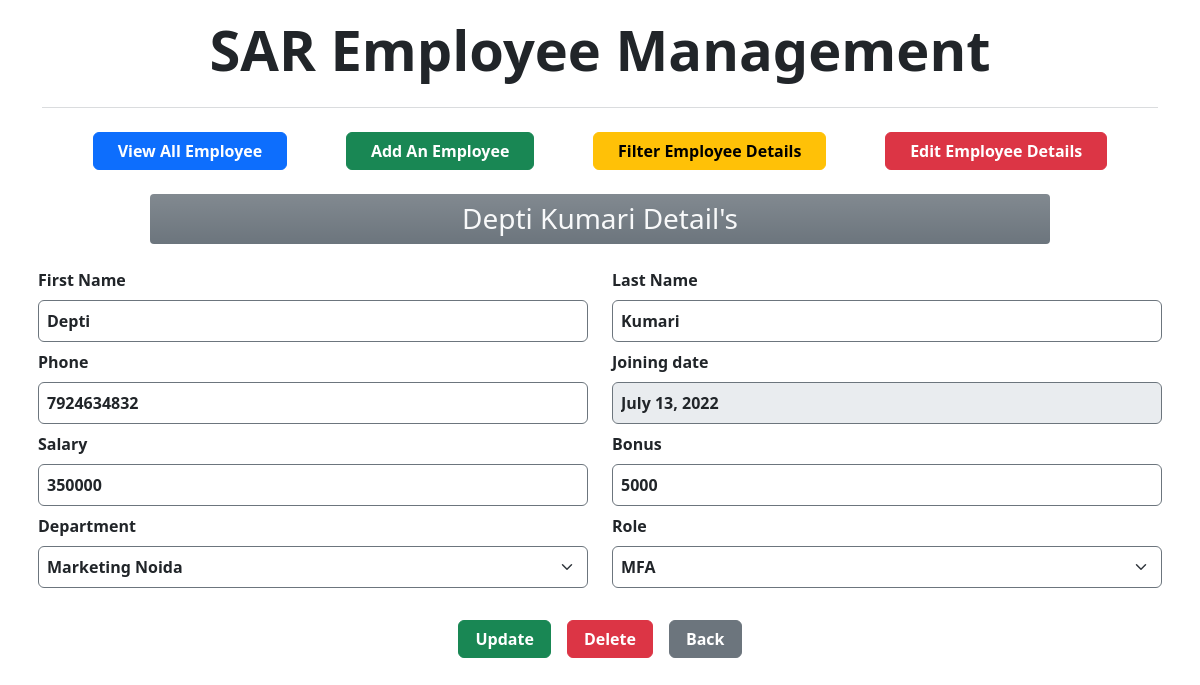
/updEmp/3/0, run on the app's committed database.
### empApp/models.py (models this page shows, shortened)
class Employee(models.Model):
    firstName = models.CharField(max_length=100)
    lastName = models.CharField(max_length=100)
    phone = models.IntegerField()
    salary = models.IntegerField(default=0)
    bonus = models.IntegerField(default=0)
    hireDate = models.DateField()
    dept = models.ForeignKey(Department, on_delete=models.CASCADE)
    role = models.ForeignKey(Role, on_delete=models.CASCADE)

class Department(models.Model):
    name = models.CharField(max_length=50, null=False)
    location = models.CharField(max_length=100)

class Role(models.Model):
    name = models.CharField(max_length=100, null=False)

### empApp/views.py (the view)
# urls.py: path('updEmp/<int:pk>/<int:status>', views.updEmp, name='upEmp'),
def updEmp(request, pk, status):
    data = Employee.objects.get(id=pk)
    context = {}
    if status == 0:
        context = {'data': data}
    elif status == 1:
        context = {'data': data, 'status': status}
    else:
        pass
    return render(request, 'updateEmp.html', context)

### empApp/templates/updateEmp.html (shortened to what this page needs)
{% extends 'base.html' %}
{% load static %}
{% block main %}
<div class="d-flex justify-content-center">
    <h3 class="my-3 p-2 bg-secondary bg-gradient text-light w-75 text-center rounded-1">
        {{ data.firstName }} {{ data.lastName }} Detail's</h3 style="--bs-bg-opacity: .5;">
</div>
<div class="container my-2 px-2">
    <form action="{% url 'dataUp' data.id %}" method="POST">
        <div class="row d-flex my-2">
            <div class="col">
                <label for="inputEmail4" class="form-label fw-bold">First Name</label>
                <input type="text" class="form-control border-secondary p-2 fw-bold" aria-label="First name" name="first" value="{{ data.firstName|capfirst }}" required style='text-transform:capitalize'>
            </div>
            <div class="col">
                <label for="inputEmail4" class="form-label fw-bold">Last Name</label>
                <input type="text" class="form-control border-secondary p-2 fw-bold" aria-label="Last name"  value="{{ data.lastName|capfirst }}"  name="last" required style='text-transform:capitalize'>
            </div>
        </div>
        <div class="row d-flex my-2">
            <div class="col-6">
                <label for="inputEmail4" class="form-label fw-bold">Phone</label>
                <input type="number" class="form-control border-secondary p-2 fw-bold" aria-label="Phone" name="phone"  value="{{ data.phone }}" required>
            </div>
            <div class="col-6">
                <label for="inputEmail4" class="form-label fw-bold">Joining date</label>
                <input type="text" class="form-control border-secondary p-2 fw-bold"  aria-label="date" name="date" value="{{ data.hireDate }}" required disabled>
            </div>
        </div>
        <div class="row d-flex my-2">
            <div class="col-6">
                <label for="inputEmail4" class="form-label fw-bold">Salary</label>
                <input type="number" class="form-control border-secondary p-2 fw-bold" aria-label="salary" name="salary" value="{{ data.salary }}" required>
            </div>
            <div class="col-6">
                <label for="bonus" class="form-label fw-bold">Bonus</label>
                <input type="number" class="form-control border-secondary p-2 fw-bold" aria-label="Bonus" name="bonus" value="{{ data.bonus }}" required>
            </div>
        </div>
        <div class="row d-flex my-2">
            <div class="col-6">
                <label for="dept" class="form-label fw-bold">Department</label>
                <select class="form-select border-secondary p-2 fw-bold" aria-label="Default select example" name="dept" required>
                    <option selected value={{ data.dept.id }}>{{ data.dept.name }} {{ data.dept.location }}</option>
                </select>
            </div>
            <div class="col-6">
                <label for="inputEmail4" class="form-label fw-bold">Role</label>
                <select class="form-select border-secondary p-2 fw-bold" aria-label="Default select example" name="role" required>
                    <option selected value={{ data.role.id }} >{{ data.role.name }}</option>
                </select>
            </div>
        </div>
        <div class="d-flex justify-content-center mt-3 py-3">
           <button type="" class="btn btn-md btn-success mx-2 px-3 fw-bold" onclick="return confirm('Are you sure you want to update?')">Update</button>
            <a href="{% url 'delEmp' data.id %}" class="btn btn-md btn-danger mx-2 px-3 fw-bold" onclick="return confirm('Are you sure you want to delete an employee data?')">Delete</a>
            <a href="{% url 'rm' %}" class="btn btn-secondary  mx-2 px-3 fw-bold">Back</a>
        </div>
    </form>
</div>
{% endblock main %}

### data on the page
Employee: firstName "Depti", lastName "Kumari", first "Depti", last "Kumari", phone "7924634832", date "July 13, 2022", salary "350000", bonus "5000", dept "Marketing Noida", role "MFA"
